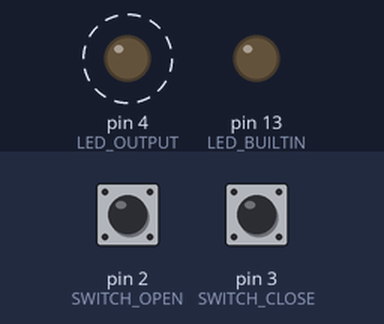
A sketch run on a simulated Arduino Nano, built with avr-gcc and run on an emulated ATmega328P. On the bench: output pins drawn as LEDs (lit = HIGH). Dashed ring = blinking. The test bench sets the inputs (shaded band); at power-on: pin 2 (SWITCH_OPEN) HIGH, pin 3 (SWITCH_CLOSE) HIGH. What the sketch prints to the serial monitor is not drawn.

Above: at 0.5 s.
Timing chart, 0 to 4.6 s (numbered marks = the images above):
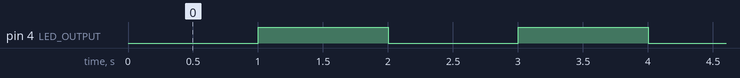

The sketch:

nano-controller.ino
```cpp
// lampu kedip 1 Hz dengan model FSM dan timer one
// https://www.arduino.cc/reference/en/libraries/timerone/
// To install, cari library timerone dari Sketch -> Include Library -> Manage Libraries

#include <TimerOne.h>
#define ON    100
#define OFF   101
#define SWITCH_CLOSE 3
#define SWITCH_OPEN 2
#define LED_OUTPUT 4
int state = OFF;

void setup() {
  int output = 0;
  pinMode(LED_BUILTIN, OUTPUT);
  pinMode(LED_OUTPUT, OUTPUT);
  pinMode(SWITCH_CLOSE, INPUT_PULLUP);
  pinMode(SWITCH_OPEN, INPUT_PULLUP);

  Serial.begin(115200);
  fsm_init(&state, &output);
  fsm_output(output);
  Timer1.initialize(1000000); // delay dalam microsecond , total 10 ms
  Timer1.attachInterrupt(ISR_Timer1);
}

void loop() {
}

void fsm_init(int *state, int *out) {
  *state = OFF;
  *out = 0;
}
void fsm(int  *state, int *out, int switch_close, int switch_open) {
  switch (*state) {
    case ON: {
        *state = OFF;
        *out = 0;
        break;
      }
    case OFF: {
        *state = ON;
        *out = 1; // nyalakan output
        break;
      }
  }
}

void fsm_output(int output_value) {
  if (output_value == 1) {
    digitalWrite(LED_OUTPUT, HIGH);
  } else {
    digitalWrite(LED_OUTPUT, LOW);
  }
}

void state_print(int state, int output) {
  Serial.print("state: ");
  Serial.print(state);
  Serial.print(" output: ");
  Serial.print( output);
  Serial.println();

}
void ISR_Timer1(void) // dipanggil setiap kali ada timer interrupt
{
  int output = 0;
  int switch_close_read;
  int switch_close;
  int switch_open_read;
  int switch_open;
  switch_close_read = digitalRead(SWITCH_CLOSE);
  if (switch_close_read == 0) {
    switch_close = 1;
  }
  switch_open_read = digitalRead(SWITCH_OPEN);
  if (switch_open_read == 0) {
    switch_open = 1;
  }

  fsm(&state, &output, switch_close, switch_open);
  fsm_output(output);
  state_print(state, output);
}
```

Measured:
- by itself, pin 4 (LED_OUTPUT): alternates HIGH for 1.0 s and LOW for 1.0 s
